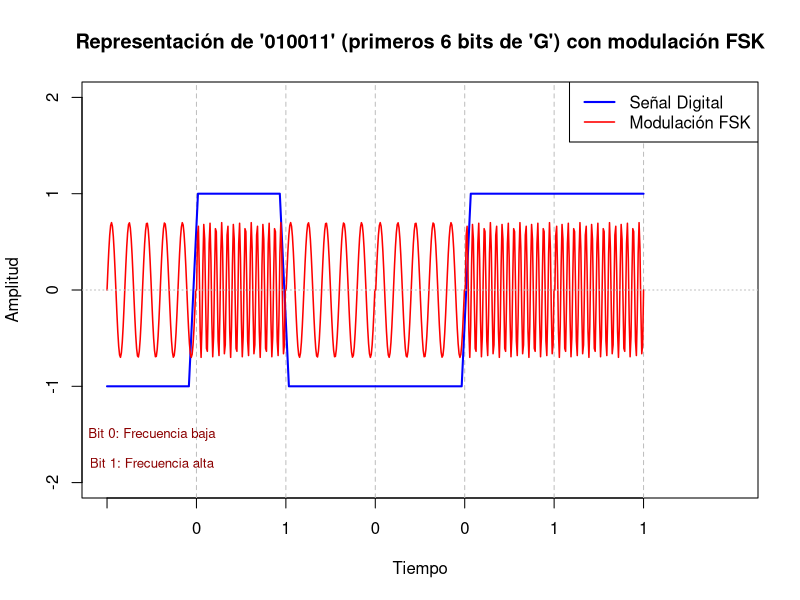

Write the R code that produced this figure.
# Codigo para exportar la imagen en la calidad y formato deseado:
png(filename = "imagen_1.png", width = 800, height = 600, units = "px",  
    pointsize = 12, bg = "white", res = 96) 

# Representación gráfica de bits ASCII con modulación FSK
# Configuración inicial
par(mar = c(5, 4, 4, 2) + 0.1)
plot(0, 0, type = "n", xlim = c(0, 7), ylim = c(-2, 2), 
     xlab = "Tiempo", ylab = "Amplitud", 
     main = "Representación de '010011' (primeros 6 bits de 'G') con modulación FSK",
     xaxt = "n")

# Etiquetas en el eje x para cada bit
axis(1, at = 0:6, labels = c("", "0", "1", "0", "0", "1", "1"))

# Líneas de cuadrícula vertical para separar los bits
for (i in 1:6) {
  abline(v = i, lty = 2, col = "gray")}

# Señal digital (NRZ)
bits = c(0, 1, 0, 0, 1, 1)
digital_signal = c()
for (bit in bits) {
  if (bit == 0) {
    digital_signal = c(digital_signal, rep(-1, 10))
  } else {
    digital_signal = c(digital_signal, rep(1, 10))
  }}

x_digital = seq(0, 6, length.out = length(digital_signal))
lines(x_digital, digital_signal, col = "blue", lwd = 2)

# Modulación FSK
fsk_signal = c()
t = seq(0, 1, length.out = 100)

# Frecuencias para representar 0 y 1
freq_low = 5   
freq_high = 15 

for (bit in bits) {
  if (bit == 0) {
    # Generar una onda sinusoidal de baja frecuencia para el bit 0
    wave = sin(2 * pi * freq_low * t)
  } else {
    # Generar una onda sinusoidal de alta frecuencia para el bit 1
    wave = sin(2 * pi * freq_high * t)
  }
  fsk_signal = c(fsk_signal, wave)
}

# Amplitud de la señal FSK
fsk_signal = 0.7 * fsk_signal  

# Vector x para la señal FSK
x_fsk = seq(0, 6, length.out = length(fsk_signal))

# Señal FSK
lines(x_fsk, fsk_signal, col = "red", lwd = 1.5)

# Línea en y=0
abline(h = 0, lty = 3, col = "gray")

# Leyenda
legend("topright", 
       legend = c("Señal Digital", "Modulación FSK"), 
       col = c("blue", "red"), 
       lwd = c(2, 1.5),
       bg = "white")

text(0.5, -1.5, "Bit 0: Frecuencia baja", col = "darkred", cex = 0.8)
text(0.5, -1.8, "Bit 1: Frecuencia alta", col = "darkred", cex = 0.8)

# Guardar la imagen
dev.off()

